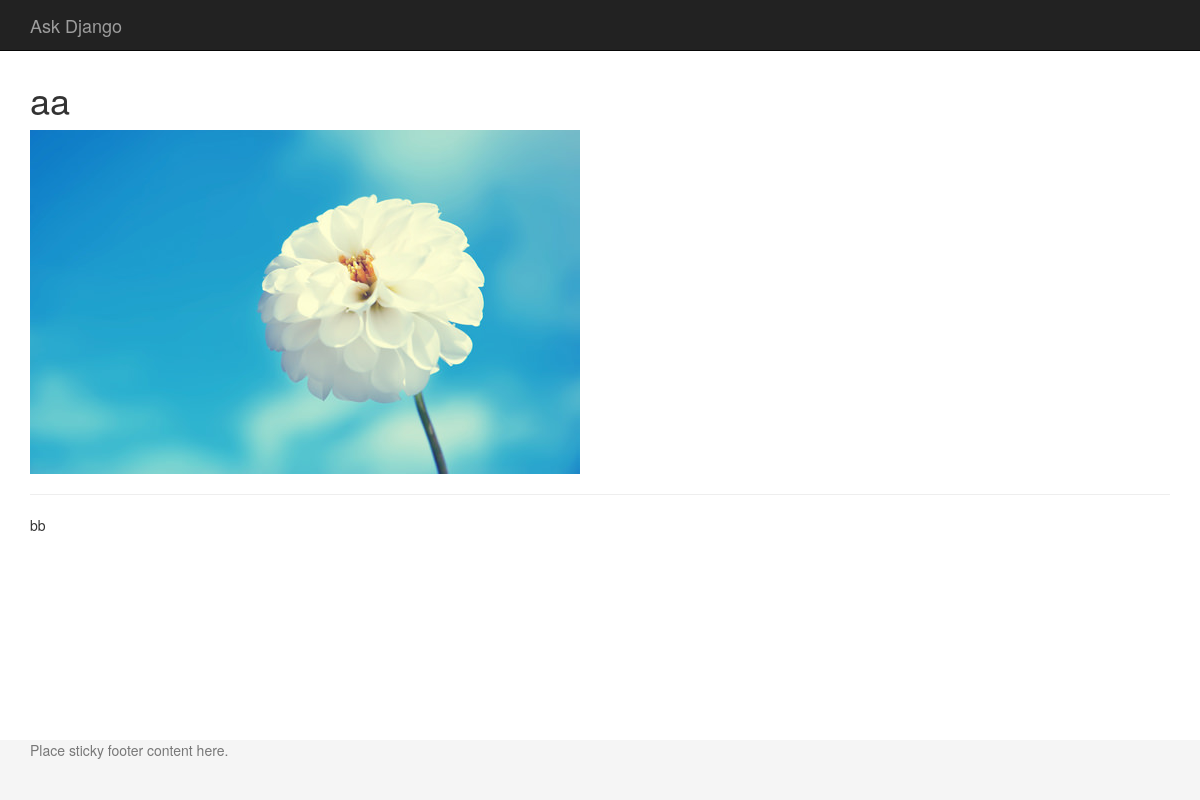
/1/, run on the app's committed database.
### blog/models.py (models this page shows, shortened)
class Post(models.Model):
    title = models.CharField(max_length=100)
    content = models.TextField()
    photo = models.ImageField()

### blog/views.py (the view)
# urls.py: url(r'^(?P<pk>\d+)/$', 'blog.views.post_detail',
def post_detail(request, pk):
    post = Post.objects.get(pk=pk)
    return render(request, 'blog/post_detail.html',{
        'post': post,
        })

### blog/templates/blog/post_detail.html (shortened to what this page needs)
<!DOCTYPE html>
<html>
<head>
    <link rel="stylesheet" href="http://maxcdn.bootstrapcdn.com/bootstrap/3.3.6/css/bootstrap.min.css" />
</head>
<body>
<div class="navbar navbar-inverse navbar-fixed-top">
    <div class="container">
        <div class="navbar-header">
            <a class="navbar-brand" href="#">Ask Django</a>
        </div>
    </div>
</div>
<div class="container">
    <div class="row">
        <div class="col-sm-12">
            <h1>{{ post.title }}</h1>
            <img src="{{ post.photo.url }}" />
            <hr/>
            {{ post.content }}
        </div>
    </div>
</div>
<div class="footer">
    <div class="container">
        <p class="text-muted">Place sticky footer content here.</p>
    </div>
</div>
</body>
</html>

### blog/templates/blog/post_detail.html (style rules this page uses)
body { padding-top: 60px; }
html { position: relative; min-height: 100%; }
body { margin-bottom: 60px; }
.footer { position: absolute; bottom: 0; width: 100%; height: 60px; background-color: #f5f5f5; }

### data on the page
Post: title "aa", photo (picture), content "bb"
